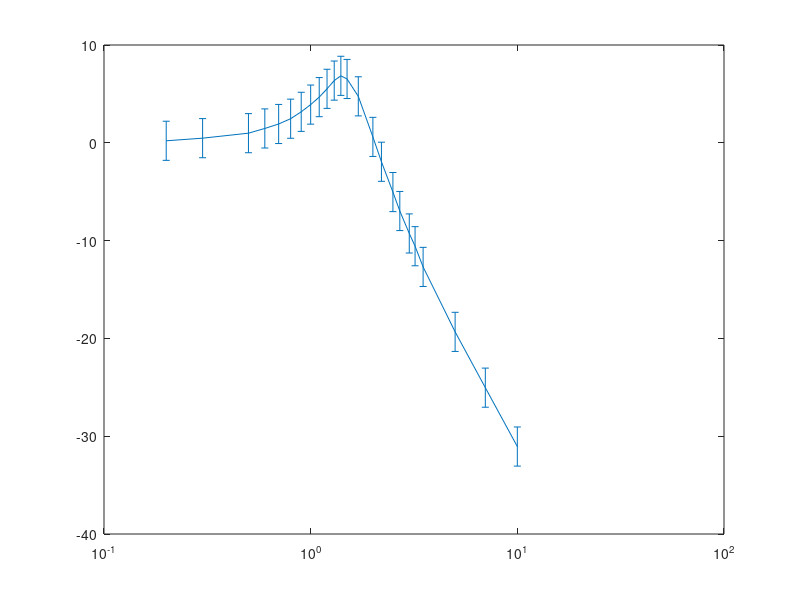

Reproduce this figure in MATLAB. (Note: this script raises an error after producing the figure.)
close all


data = [0.2,1024,0
	0.3,1056,20
	0.5,1120,20
	0.6,1184,40
	0.7,1248,50
	0.8,1328,60
	0.9,1440,60
	1.0,1568,70
	1.1,1712,80
	1.2,1888,90
	1.3,2080,116
	1.4,2200,136
	1.5,2120,150
	1.7,1728,190
	2.0,1072,180
	2.2,800,180
	2.5,560,160
	2.7,448,150
	3.0,344,150
	3.2,296,150
	3.5,232,130
	5,108,92
	7,56,64
	10,28,44];

dim = size(data);
freq = zeros(dim(1),1);
mod = zeros(dim(1),1);
phase = zeros(dim(1),1);
for i=1:1:dim
    freq(i)=data(i, 1);
    mod(i)=20*log10(data(i, 2)/1000);
    phase(i)=-(data(i, 3).*10^-3).*freq(i).*360;
end

disp(mod);
disp(phase);

error = ones(dim(1),1)*2;
error1 = ones(dim(1),1)*0.01;

figure(3);

ax = axes();
ln1 = errorbar(freq, mod, error);
set(ax, 'XScale', 'log');

%ln1 = semilogx(freq,mod);
ln1.LineWidth = 1.5;
ln1.Marker = 'o';
title('Magnitude bode plot')
xlabel('Frequency [kHz]') 
ylabel('Magniture [dB]') 
y = mod(2)-3;
%line([10,1000],[y,y],'color', 'red')
%line([freq(10),freq(10)],[5,y],'color', 'red')

figure(4)
%ln2 = semilogx(freq,phase);

ax1 = axes();
ln2 = errorbar(freq, phase, error1);
set(ax1, 'XScale', 'log');

ln2.LineWidth = 1.5;
ln2.Marker = 'o';
title('Phase bode plot')
xlabel('Frequency [kHz]') 
ylabel('Phase [degrees]')
%line([freq(10),freq(10)],[-300,phase(10)],'color', 'red')
%line([10,freq(10)],[phase(10),phase(10)],'color', 'red')
